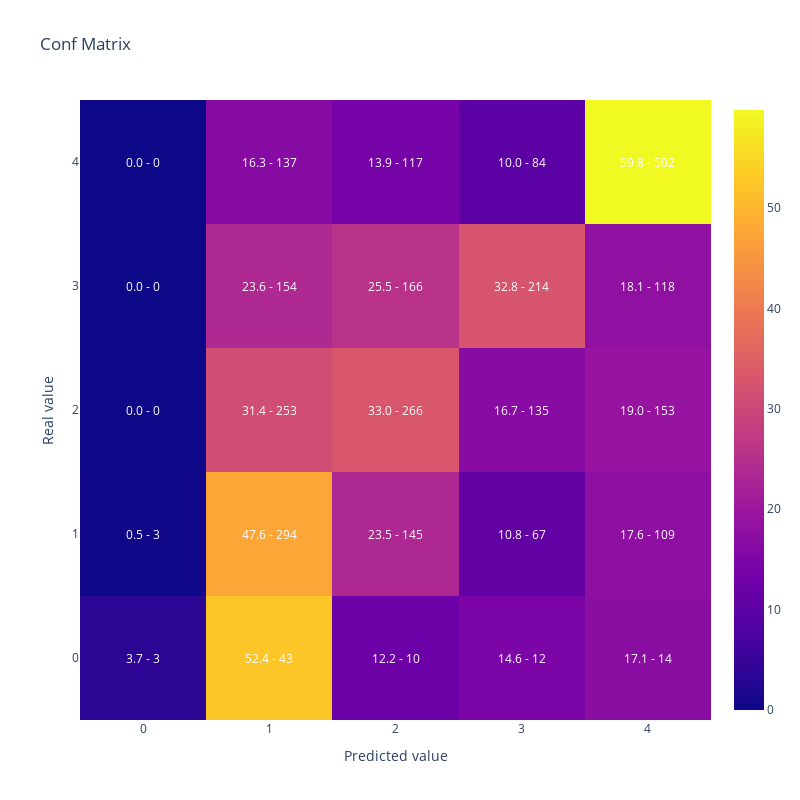

This figure's notebook cell:
### Markdown cell above
# Modelo final

### Code cell
#Vamos a replicar el resultado de la optimizacion reentrenando el modelo con el mejor conjunto de hiperparametros
#Generamos parametros incluyendo los fijos y la mejor solución que encontro optuna
lgb_params =  {      **lgbm_params,
                        'objective': 'multiclassova',
                        'verbosity':-1,
                        'num_class': len(y_train.unique())}

lgb_train_dataset = lgb.Dataset(data=X_train,
                                label=y_train)


#Entreno
lgb_model = lgb.train(lgb_params,
                    lgb_train_dataset)

lgb_proba = lgb_model.predict(X_val)
lgb_pred = lgb_model.predict(X_val).argmax(axis=1)

#Muestro matriz de confusion y kappa
display(plot_confusion_matrix(y_val, lgb_pred))

cohen_kappa_score(y_val,lgb_pred,
                  weights = 'quadratic')

### Figure 1 — Plotly figure (JSON) as saved in the notebook; plotly's stock layout.template omitted (floating-point values rounded to 4 significant figures)
{"data": [{"type": "heatmap", "x": [0, 1, 2, 3, 4], "y": [0, 1, 2, 3, 4], "z": [[3.659, 52.44, 12.2, 14.63, 17.07], [0.4854, 47.57, 23.46, 10.84, 17.64], [0, 31.35, 32.96, 16.73, 18.96], [0, 23.62, 25.46, 32.82, 18.1], [0, 16.31, 13.93, 10, 59.76]]}], "layout": {"annotations": [{"font": {"color": "white"}, "showarrow": false, "text": "3.7 - 3", "x": 0, "xref": "x", "y": 0, "yref": "y"}, {"font": {"color": "white"}, "showarrow": false, "text": "52.4 - 43", "x": 1, "xref": "x", "y": 0, "yref": "y"}, {"font": {"color": "white"}, "showarrow": false, "text": "12.2 - 10", "x": 2, "xref": "x", "y": 0, "yref": "y"}, {"font": {"color": "white"}, "showarrow": false, "text": "14.6 - 12", "x": 3, "xref": "x", "y": 0, "yref": "y"}, {"font": {"color": "white"}, "showarrow": false, "text": "17.1 - 14", "x": 4, "xref": "x", "y": 0, "yref": "y"}, {"font": {"color": "white"}, "showarrow": false, "text": "0.5 - 3", "x": 0, "xref": "x", "y": 1, "yref": "y"}, {"font": {"color": "white"}, "showarrow": false, "text": "47.6 - 294", "x": 1, "xref": "x", "y": 1, "yref": "y"}, {"font": {"color": "white"}, "showarrow": false, "text": "23.5 - 145", "x": 2, "xref": "x", "y": 1, "yref": "y"}, {"font": {"color": "white"}, "showarrow": false, "text": "10.8 - 67", "x": 3, "xref": "x", "y": 1, "yref": "y"}, {"font": {"color": "white"}, "showarrow": false, "text": "17.6 - 109", "x": 4, "xref": "x", "y": 1, "yref": "y"}, {"font": {"color": "white"}, "showarrow": false, "text": "0.0 - 0", "x": 0, "xref": "x", "y": 2, "yref": "y"}, {"font": {"color": "white"}, "showarrow": false, "text": "31.4 - 253", "x": 1, "xref": "x", "y": 2, "yref": "y"}, {"font": {"color": "white"}, "showarrow": false, "text": "33.0 - 266", "x": 2, "xref": "x", "y": 2, "yref": "y"}, {"font": {"color": "white"}, "showarrow": false, "text": "16.7 - 135", "x": 3, "xref": "x", "y": 2, "yref": "y"}, {"font": {"color": "white"}, "showarrow": false, "text": "19.0 - 153", "x": 4, "xref": "x", "y": 2, "yref": "y"}, {"font": {"color": "white"}, "showarrow": false, "text": "0.0 - 0", "x": 0, "xref": "x", "y": 3, "yref": "y"}, {"font": {"color": "white"}, "showarrow": false, "text": "23.6 - 154", "x": 1, "xref": "x", "y": 3, "yref": "y"}, {"font": {"color": "white"}, "showarrow": false, "text": "25.5 - 166", "x": 2, "xref": "x", "y": 3, "yref": "y"}, {"font": {"color": "white"}, "showarrow": false, "text": "32.8 - 214", "x": 3, "xref": "x", "y": 3, "yref": "y"}, {"font": {"color": "white"}, "showarrow": false, "text": "18.1 - 118", "x": 4, "xref": "x", "y": 3, "yref": "y"}, {"font": {"color": "white"}, "showarrow": false, "text": "0.0 - 0", "x": 0, "xref": "x", "y": 4, "yref": "y"}, {"font": {"color": "white"}, "showarrow": false, "text": "16.3 - 137", "x": 1, "xref": "x", "y": 4, "yref": "y"}, {"font": {"color": "white"}, "showarrow": false, "text": "13.9 - 117", "x": 2, "xref": "x", "y": 4, "yref": "y"}, {"font": {"color": "white"}, "showarrow": false, "text": "10.0 - 84", "x": 3, "xref": "x", "y": 4, "yref": "y"}, {"font": {"color": "white"}, "showarrow": false, "text": "59.8 - 502", "x": 4, "xref": "x", "y": 4, "yref": "y"}], "height": 800, "title": {"text": "Conf Matrix"}, "width": 800, "xaxis": {"title": {"text": "Predicted value"}}, "yaxis": {"title": {"text": "Real value"}}}}
